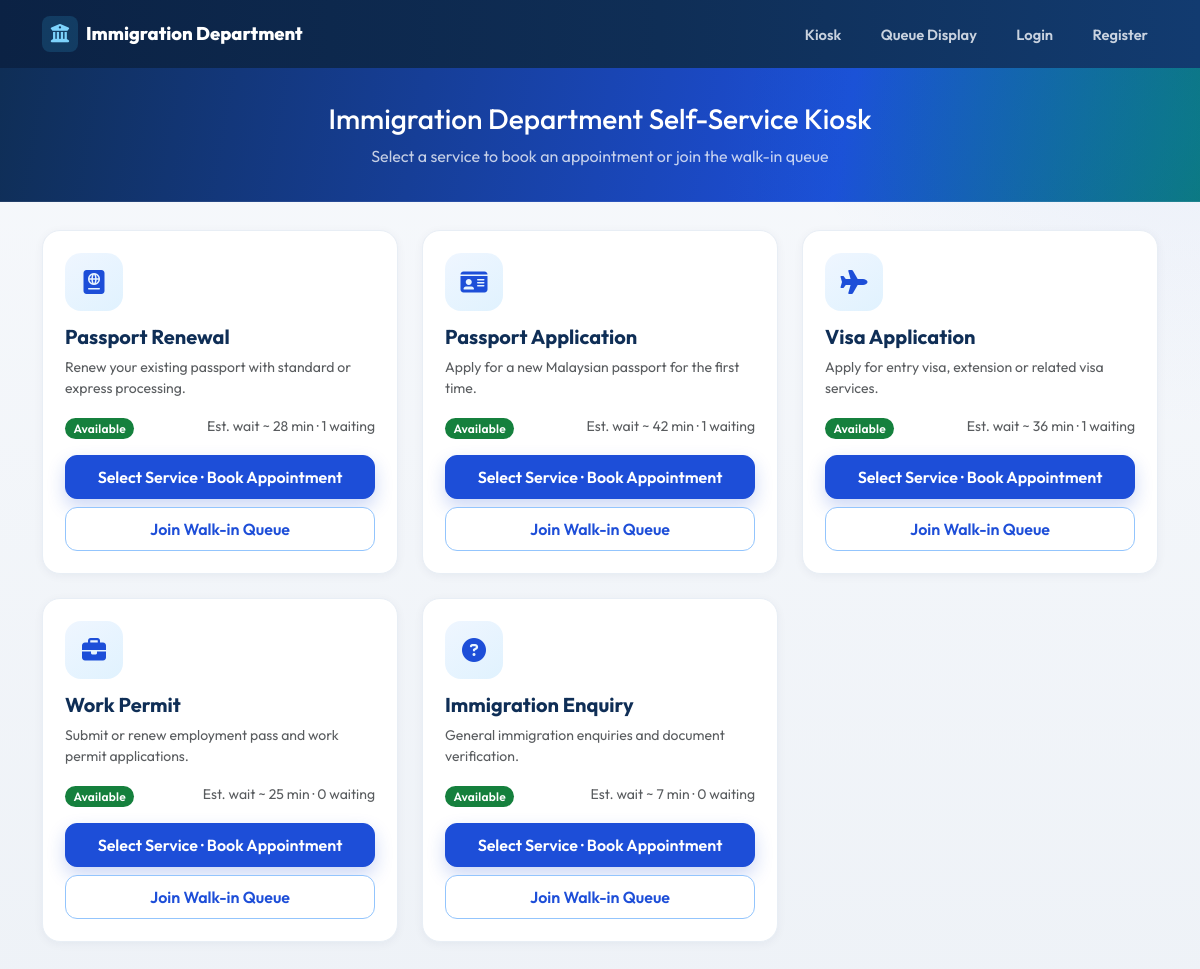
Screenshot of /public/kiosk.php with the database file from the repository.
### tables this page shows
CREATE TABLE services (
    id INT UNSIGNED AUTO_INCREMENT PRIMARY KEY,
    name VARCHAR(100) NOT NULL,
    code VARCHAR(20) NOT NULL UNIQUE,
    description TEXT,
    estimated_duration INT NOT NULL DEFAULT 15 COMMENT 'minutes',
    queue_prefix CHAR(1) NOT NULL DEFAULT 'A',
    icon VARCHAR(50) DEFAULT 'fa-passport',
    is_active TINYINT(1) NOT NULL DEFAULT 1,
    created_at DATETIME NOT NULL DEFAULT CURRENT_TIMESTAMP,
    updated_at DATETIME NOT NULL DEFAULT CURRENT_TIMESTAMP ON UPDATE CURRENT_TIMESTAMP
);

### config/database.php (called while the page is built, shortened)
<?php
function db(): PDO
{
    static $pdo = null;
    $options = [
        PDO::ATTR_ERRMODE => PDO::ERRMODE_EXCEPTION,
        PDO::ATTR_DEFAULT_FETCH_MODE => PDO::FETCH_ASSOC,
        PDO::ATTR_EMULATE_PREPARES => false,
    ];
    try {
        $dsn = 'mysql:host=' . DB_HOST . ';port=' . DB_PORT . ';dbname=' . DB_NAME . ';charset=' . DB_CHARSET;
        $pdo = new PDO($dsn, DB_USER, DB_PASS, $options);
    } catch (PDOException $e) {
        http_response_code(500);
        die('Database connection failed. Please import database/immigration_queue_system.sql via phpMyAdmin or MySQL CLI.');
    }
    return $pdo;
}

### public/kiosk.php (the view, shortened to what this page needs)
<?php
require_once dirname(__DIR__) . '/includes/functions.php';
$services = db()->query('SELECT s.*,
  (SELECT COUNT(*) FROM queue_tickets qt WHERE qt.service_id=s.id AND qt.queue_date=CURDATE() AND qt.status="waiting") AS waiting_count
  FROM services s WHERE s.is_active=1 ORDER BY s.id')->fetchAll();
require dirname(__DIR__) . '/includes/header.php';
require dirname(__DIR__) . '/includes/public_header.php';
?>
<section class="hero-strip">
  <div class="container text-center">
    <h1 class="h3 mb-2">Immigration Department Self-Service Kiosk</h1>
    <p class="mb-0 opacity-75">Select a service to book an appointment or join the walk-in queue</p>
  </div>
</section>
<div class="container pb-5">
  <div class="row g-4">
    <?php foreach ($services as $s):
      $est = ((int)$s['waiting_count'] + 1) * max(5, (int)ceil((int)$s['estimated_duration'] * 0.7));
    ?>
    <div class="col-md-6 col-lg-4">
      <div class="service-card">
        <div class="icon-wrap"><i class="fa-solid <?= e($s['icon']) ?>"></i></div>
        <h5><?= e($s['name']) ?></h5>
        <p class="text-muted small"><?= e($s['description']) ?></p>
        <div class="d-flex justify-content-between align-items-center mb-3">
          <span><?= (int)$s['is_active'] ? status_badge('available') : status_badge('offline') ?></span>
          <small class="text-muted">Est. wait ~ <?= $est ?> min · <?= (int)$s['waiting_count'] ?> waiting</small>
        </div>
        <div class="d-grid gap-2">
          <a class="btn btn-primary" href="<?= e(url('public/appointments.php')) ?>?service_id=<?= (int)$s['id'] ?>">Select Service · Book Appointment</a>
          <a class="btn btn-outline-primary" href="<?= e(url('public/walk_in.php')) ?>?service_id=<?= (int)$s['id'] ?>">Join Walk-in Queue</a>
        </div>
      </div>
    </div>
    <?php endforeach; ?>
  </div>
</div>
<?php require dirname(__DIR__) . '/includes/footer.php'; ?>

### includes/header.php (shortened to what this page needs)
<!DOCTYPE html>
<html lang="en">
<head>
  <link href="https://cdn.jsdelivr.net/npm/bootstrap@5.3.3/dist/css/bootstrap.min.css" rel="stylesheet">
  <link href="https://cdnjs.cloudflare.com/ajax/libs/font-awesome/6.5.2/css/all.min.css" rel="stylesheet">
  <link href="<?= e(url('assets/css/style.css')) ?>?v=20261125qa2" rel="stylesheet">
</head>
<body class="<?= e($bodyClass ?? '') ?>">

### includes/public_header.php (shortened to what this page needs)
<?php
$user = current_user();
$currentPage = basename($_SERVER['PHP_SELF'] ?? '');
?>
<header class="public-header no-print">
  <div class="container d-flex justify-content-between align-items-center flex-wrap gap-2">
    <a href="<?= e(url('index.php')) ?>" class="brand">
      <span class="me-2 d-inline-flex align-items-center justify-content-center rounded-3" style="width:36px;height:36px;background:rgba(56,189,248,.16);color:#7DD3FC">
        <i class="fa-solid fa-building-columns"></i>
      </span>
      Immigration Department
    </a>
    <nav class="public-nav">
      <?php if ($user && $user['role'] === 'public'): ?>
        <a class="<?= $currentPage === 'dashboard.php' ? 'active' : '' ?>" href="<?= e(url('public/dashboard.php')) ?>">Dashboard</a>
        <a class="<?= $currentPage === 'kiosk.php' ? 'active' : '' ?>" href="<?= e(url('public/kiosk.php')) ?>">Self-Service Kiosk</a>
        <a class="<?= $currentPage === 'appointments.php' ? 'active' : '' ?>" href="<?= e(url('public/appointments.php')) ?>">Appointments</a>
        <a class="<?= $currentPage === 'office_checkin.php' ? 'active' : '' ?>" href="<?= e(url('public/office_checkin.php')) ?>">Check-in</a>
        <a class="<?= $currentPage === 'walk_in.php' ? 'active' : '' ?>" href="<?= e(url('public/walk_in.php')) ?>">Walk-in</a>
        <a class="<?= $currentPage === 'applications.php' ? 'active' : '' ?>" href="<?= e(url('public/applications.php')) ?>">Applications</a>
        <a class="<?= $currentPage === 'profile.php' ? 'active' : '' ?>" href="<?= e(url('public/profile.php')) ?>">Profile</a>
        <a href="<?= e(url('auth/logout.php')) ?>">Logout</a>
      <?php else: ?>
        <a href="<?= e(url('public/kiosk.php')) ?>">Kiosk</a>
        <a href="<?= e(url('display/queue_board.php')) ?>">Queue Display</a>
        <a href="<?= e(url('auth/login.php')) ?>">Login</a>
        <a href="<?= e(url('auth/register.php')) ?>">Register</a>
      <?php endif; ?>
    </nav>
  </div>
</header>

### includes/functions.php (shortened to what this page needs)
<?php
require_once dirname(__DIR__) . '/config/database.php';
function e(?string $value): string
{
    return htmlspecialchars((string)$value, ENT_QUOTES, 'UTF-8');
}
function url(string $path = ''): string
{
    $path = ltrim($path, '/');
    return BASE_URL . ($path !== '' ? '/' . $path : '');
}
function status_badge(string $status): string
{
    $map = [
        'waiting' => 'warning',
        'serving' => 'primary',
        'completed' => 'success',
        'skipped' => 'secondary',
        'cancelled' => 'danger',
        'no_show' => 'dark',
        'pending' => 'warning',
        'confirmed' => 'info',
        'checked_in' => 'primary',
        'under_review' => 'info',
        'approved' => 'success',
        'rejected' => 'danger',
        'additional_docs' => 'warning',
        'available' => 'success',
        'offline' => 'secondary',
        'online' => 'success',
        'break' => 'warning',
    ];
    $class = $map[$status] ?? 'secondary';
    $label = ucwords(str_replace('_', ' ', $status));
    return '<span class="badge bg-' . $class . '">' . e($label) . '</span>';
}
function current_user(): ?array
{
    if (empty($_SESSION['user_id'])) {
        return null;
    }
    $stmt = db()->prepare('SELECT * FROM users WHERE id = ? AND is_active = 1 LIMIT 1');
    $stmt->execute([(int)$_SESSION['user_id']]);
    $user = $stmt->fetch();
    return $user;
}

### includes/footer.php (shortened to what this page needs)
</body>
</html>

### assets/css/style.css (style rules this page uses)
:root { --primary-navy: #0F2E56; --secondary-blue: #1D4ED8; --accent-teal: #0F766E; --accent-sky: #0284C7; --light-bg: #EEF2F7; --surface: #FFFFFF; --border: #D8E0EA; --border-soft: #E8EEF5; --success: #15803D; --success-soft: #DCFCE7; --warning: #B45309; --warning-soft: #FEF3C7; --danger: #B91C1C; --danger-soft: #FEE2E2; --info: #0369A1; --info-soft: #E0F2FE; --text: #0F172A; --text-muted: #64748B; --sidebar-width: 268px; --topbar-height: 68px; --radius: 16px; --shadow: 0 8px 24px rgba(15, 46, 86, .08); --shadow-sm: 0 2px 10px rgba(15, 46, 86, .05); }
* { box-sizing: border-box; }
body { font-family: "Outfit", "Segoe UI", Tahoma, sans-serif; background: radial-gradient(circle at top right, rgba(29,78,216,.06), transparent 28%), linear-gradient(180deg, #F7F9FC 0%, var(--light-bg) 100%); color: var(--text); margin: 0; min-height: 100vh; }
a { text-decoration: none; color: var(--secondary-blue); }
h1, h2, h3, h4, h5, h6 { color: var(--primary-navy); font-weight: 700; }
.btn { border-radius: 12px; font-weight: 600; padding: .55rem 1rem; transition: transform .15s ease, box-shadow .15s ease, background .15s ease; }
.btn-primary { background: var(--secondary-blue); border-color: var(--secondary-blue); box-shadow: 0 8px 18px rgba(29,78,216,.22); }
.btn-outline-primary { color: var(--secondary-blue); border-color: #93C5FD; background: #fff; }
.badge { font-weight: 600; letter-spacing: .02em; border-radius: 999px; padding: .4em .7em; }
.bg-success { background-color: #15803D !important; }
.public-header { background: linear-gradient(90deg, #0B2244, #0F2E56 55%, #123B70); color: #fff; padding: 16px 0; box-shadow: 0 8px 24px rgba(11,34,68,.18); }
.public-header .brand { font-weight: 800; font-size: 1.15rem; color: #fff; display: inline-flex; align-items: center; }
.public-nav a { color: rgba(226,232,240,.88); margin-left: 16px; font-size: .92rem; font-weight: 600; padding: 6px 10px; border-radius: 999px; }
.hero-strip { background: radial-gradient(circle at right, rgba(2,132,199,.28), transparent 40%), linear-gradient(100deg, #0F2E56, #1D4ED8 70%, #0F766E); color: #fff; padding: 34px 0; margin-bottom: 28px; box-shadow: inset 0 -1px 0 rgba(255,255,255,.08); }
.hero-strip h1, .hero-strip .h3, .hero-strip .h4 { color: #fff; }
.service-card { background: #fff; border-radius: 18px; border: 1px solid var(--border-soft); padding: 22px; height: 100%; box-shadow: var(--shadow-sm); transition: transform .2s, box-shadow .2s, border-color .2s; }
.service-card .icon-wrap { width: 58px; height: 58px; border-radius: 16px; background: linear-gradient(145deg, #EFF6FF, #E0F2FE); color: var(--secondary-blue); display: flex; align-items: center; justify-content: center; font-size: 24px; margin-bottom: 14px; }
.service-card h5, .service-card h6 { color: var(--primary-navy); font-weight: 700; }

### rows the page displays
services: name "Passport Renewal", description "Renew your existing passport with standard or express processing.", est "28", waiting_count "1"
services: name "Passport Application", description "Apply for a new Malaysian passport for the first time.", est "42", waiting_count "1"
services: name "Visa Application", description "Apply for entry visa, extension or related visa services.", est "36", waiting_count "1"
services: name "Work Permit", description "Submit or renew employment pass and work permit applications.", est "25", waiting_count "0"
services: name "Immigration Enquiry", description "General immigration enquiries and document verification.", est "7", waiting_count "0"
